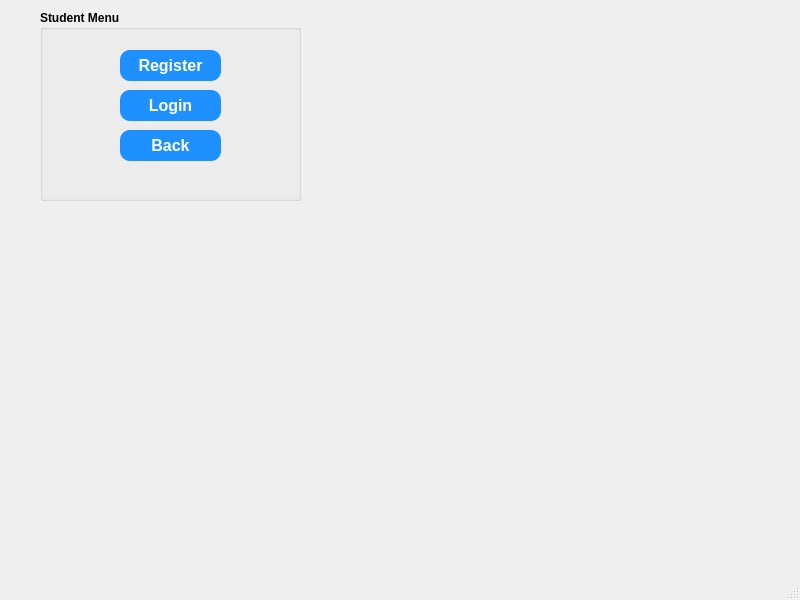
<?xml version="1.0" encoding="UTF-8"?>
<ui version="4.0">
 <class>StudentMenuWindow</class>
 <widget class="QMainWindow" name="StudentMenuWindow">
  <property name="geometry">
   <rect>
    <x>0</x>
    <y>0</y>
    <width>800</width>
    <height>600</height>
   </rect>
  </property>
  <property name="windowTitle">
   <string>MainWindow</string>
  </property>
  <widget class="QWidget" name="centralwidget">
   <widget class="QLabel" name="lblTitle">
    <property name="geometry">
     <rect>
      <x>210</x>
      <y>60</y>
      <width>81</width>
      <height>16</height>
     </rect>
    </property>
    <property name="text">
     <string/>
    </property>
   </widget>
   <widget class="QGroupBox" name="groupBox">
    <property name="geometry">
     <rect>
      <x>40</x>
      <y>10</y>
      <width>261</width>
      <height>191</height>
     </rect>
    </property>
    <property name="font">
     <font>
      <bold>true</bold>
     </font>
    </property>
    <property name="title">
     <string>Student Menu</string>
    </property>
    <widget class="QPushButton" name="btnRegister">
     <property name="geometry">
      <rect>
       <x>80</x>
       <y>40</y>
       <width>101</width>
       <height>31</height>
      </rect>
     </property>
     <property name="styleSheet">
      <string notr="true">QPushButton {
    background-color: #1E90FF;  
    color: white;                
    font-size: 16px;
    border-radius: 10px;
    padding: 2px 5px;
}

QPushButton:hover {
    background-color: #187bcd;  
}</string>
     </property>
     <property name="text">
      <string>Register</string>
     </property>
    </widget>
    <widget class="QPushButton" name="btnLogin">
     <property name="geometry">
      <rect>
       <x>80</x>
       <y>80</y>
       <width>101</width>
       <height>31</height>
      </rect>
     </property>
     <property name="styleSheet">
      <string notr="true">QPushButton {
    background-color: #1E90FF;  
    color: white;                
    font-size: 16px;
    border-radius: 10px;
    padding: 2px 5px;
}

QPushButton:hover {
    background-color: #187bcd;  
}</string>
     </property>
     <property name="text">
      <string>Login</string>
     </property>
    </widget>
    <widget class="QPushButton" name="btnBack">
     <property name="geometry">
      <rect>
       <x>80</x>
       <y>120</y>
       <width>101</width>
       <height>31</height>
      </rect>
     </property>
     <property name="styleSheet">
      <string notr="true">QPushButton {
    background-color: #1E90FF;  
    color: white;                
    font-size: 16px;
    border-radius: 10px;
    padding: 2px 5px;
}

QPushButton:hover {
    background-color: #187bcd;  
}</string>
     </property>
     <property name="text">
      <string>Back</string>
     </property>
    </widget>
   </widget>
  </widget>
  <widget class="QMenuBar" name="menubar">
   <property name="geometry">
    <rect>
     <x>0</x>
     <y>0</y>
     <width>800</width>
     <height>18</height>
    </rect>
   </property>
  </widget>
  <widget class="QStatusBar" name="statusbar"/>
 </widget>
 <resources/>
 <connections/>
</ui>
